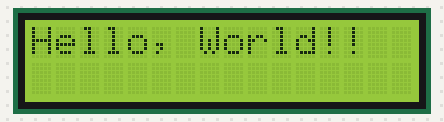
A sketch run on a simulated Arduino Uno, built with avr-gcc and run on an emulated ATmega328P. Shown: 16×2 character LCD.

Above: at 0.1 s.
At 3.1 s:
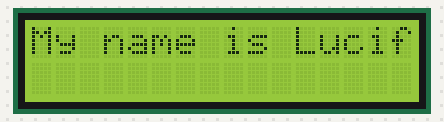
At 6.2 s:
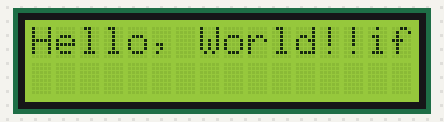

The sketch:

HelloWorld.ino
```cpp
#include<Wire.h>
#include <LiquidCrystal_I2C.h>
// Set the LCD address to 0x27 for a 16 chars and 2 line display
LiquidCrystal_I2C lcd(0x27, 16, 2);

void setup()
{
	// initialize the LCD
	lcd.begin();
  //lcd.backlight();

}

void loop()
{
	lcd.setCursor(0,0);
  lcd.print("Hello, World!!");
  delay(3000);
  lcd.clear();
  lcd.setCursor(0,0);
  lcd.print("My name is Lucifer!!");
  delay(3000);
}
```

Measured:
- what the display in image 1 shows lasts 3.0 s, from 3.1 s to 6.1 s
